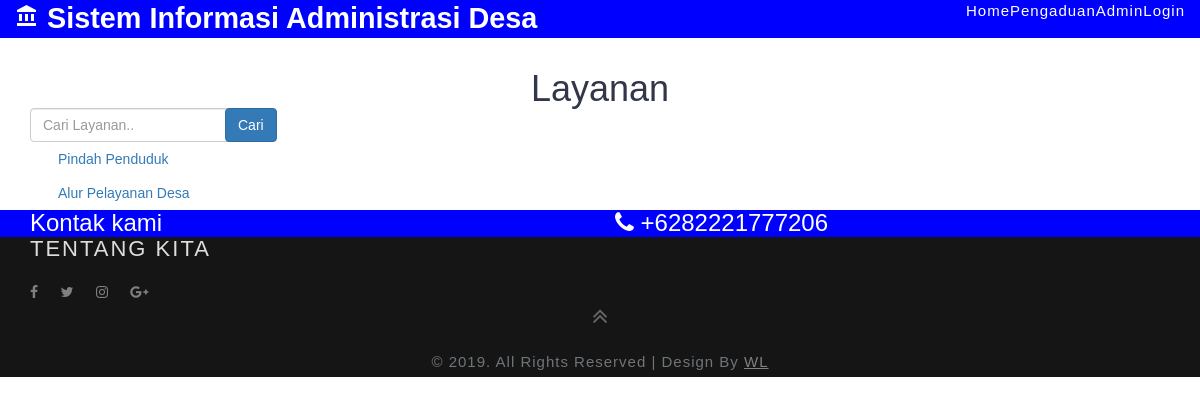
The page /index.php/layananf on the database as committed earlier.
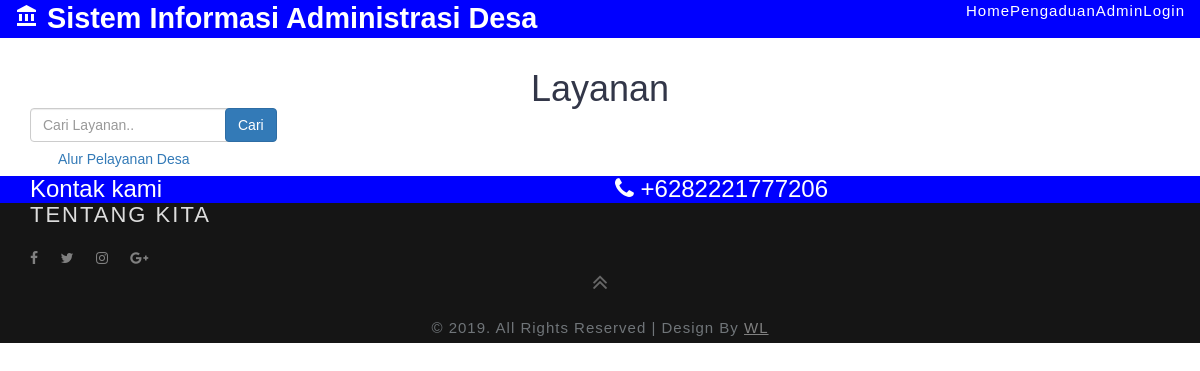
The same page on the database as committed later.
### tables this page shows
CREATE TABLE `layanan` (
  `id_layanan` int(11) NOT NULL,
  `nama_layanan` varchar(40) NOT NULL,
  `isi_layanan` text NOT NULL,
  `gambar` text NOT NULL,
  `file` text NOT NULL,
  `tanggal` timestamp NOT NULL DEFAULT CURRENT_TIMESTAMP
);

### application/controllers/LayananF.php (called while the page is built, shortened)
<?php
class LayananF extends CI_Controller{
    public function __construct(){
        $this->load->model('Layanan_m');
    }
    public function index()
    {
        $data['judul'] = 'Halaman Layanan';
        $data['layanan'] = $this->Layanan_m->select_db();
        $this->load->view('templates/header', $data);
        $this->load->view('layanan/index', $data);
        $this->load->view('templates/footer');
    }
}

### index.php (called while the page is built, shortened)
<?php
require_once BASEPATH.'core/CodeIgniter.php';

### application/models/Layanan_m.php (called while the page is built, shortened)
<?php
class Layanan_m extends CI_Model{
  function select_db(){
      return $this->db->query("Select * FROM layanan")->result();
  }
}

### application/views/layanan/index.php (the view, shortened to what this page needs)
<section>
	<div class="container pt-5 mb-5">
		<br>
		<br>
		<br>
		<h1 align="center">Layanan</h1>
		<div class="row mt-5 pl-3">
			<div class="col-xs-2">
				<form class="form-inline" action="" method="post">
					<input class="form-control ml-2" placeholder="Cari Layanan.." name="keyword">
			</div>
			<div class="col-xs-2">
				<button type="submit" class="btn btn-primary ml-2">Cari</button>
			</div>
		</div>
		<div class="container pt-3">
			<div class="accordion">
				<?php
			foreach($layanan as $row) : ?>
				<div class="card">
					<div class="card-header" id="headingOne">
						<h5 class="mb-0">
							<a href="<?= site_url('Layananf/detailLayanan/' . $row->id_layanan); ?>" class="btn btn-link"><?= $row->nama_layanan; ?></a>
						</h5>
					</div>
				</div>
				<?php endforeach; ?>
			</div>
		</div>
</section>

Rows that differ between the two databases and show on the page:
removed layanan: nama_layanan "Pindah Penduduk"
